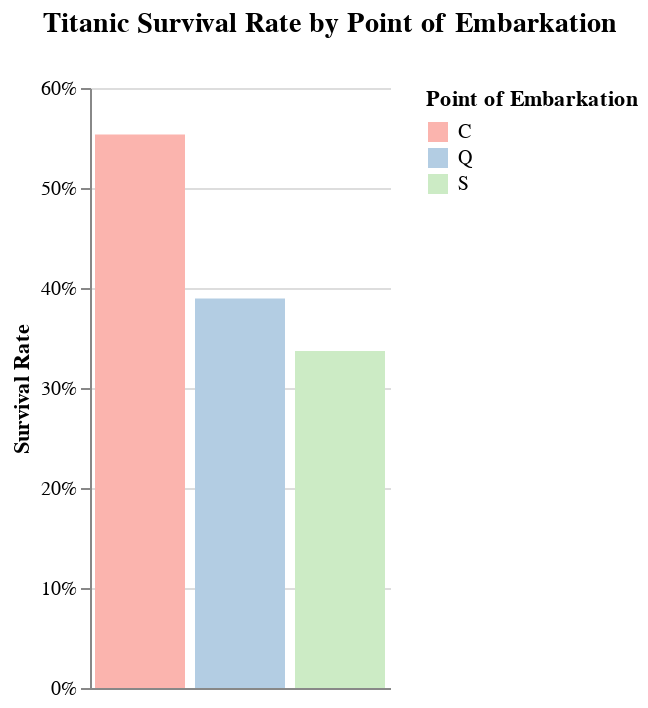

The notebook cell this image was saved under:
### Code cell
c4 = alt.Chart(dt).mark_bar().encode(
        alt.X('Embarked:N', axis = alt.Axis(labels = False, title = '', ticks = False)),
        alt.Y('mean(Survived):Q', axis = alt.Axis(format = '%', title = 'Survival Rate')),
        alt.Color('Embarked:N', title = 'Point of Embarkation', scale = alt.Scale(scheme = 'pastel1')),
    ).properties(
        title = 'Titanic Survival Rate by Point of Embarkation',
        width = 150
    ).configure_title(
        anchor = 'middle',
        dx = 45,
        fontSize = 14,
        offset = 20
    ).configure_view(
        strokeWidth = 0
    )
c4

### Figure 1 — Vega-Lite specification as saved in the notebook (floating-point values rounded to 4 significant figures; data arrays with more than 128 entries replaced by an {"elided": "..."} marker saying what was removed)
{"config": {"view": {"continuousWidth": 400, "continuousHeight": 300, "strokeWidth": 0}, "title": {"anchor": "middle", "dx": 45, "fontSize": 14, "offset": 20}}, "data": {"name": "data-997391e577e4f28f4eb122d898b9beda"}, "mark": "bar", "encoding": {"color": {"type": "nominal", "field": "Embarked", "scale": {"scheme": "pastel1"}, "title": "Point of Embarkation"}, "x": {"type": "nominal", "axis": {"labels": false, "ticks": false, "title": ""}, "field": "Embarked"}, "y": {"type": "quantitative", "aggregate": "mean", "axis": {"format": "%", "title": "Survival Rate"}, "field": "Survived"}}, "title": "Titanic Survival Rate by Point of Embarkation", "width": 150, "$schema": "https://vega.github.io/schema/vega-lite/v4.8.1.json", "datasets": {"data-997391e577e4f28f4eb122d898b9beda": {"elided": "889 records"}}}
